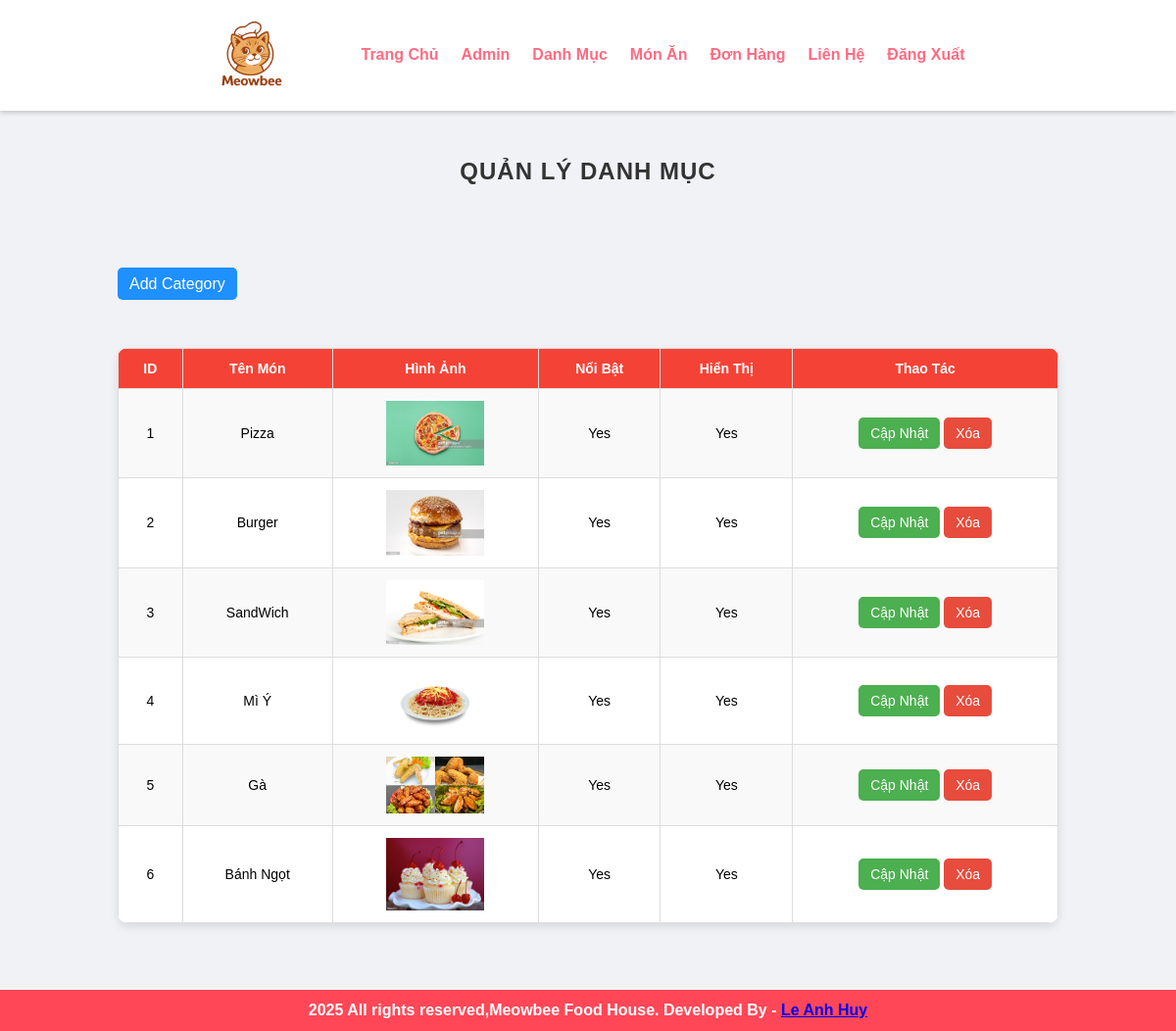
Screenshot of /admin/manage-category.php (signed in) with the database file from the repository.
### tables this page shows
CREATE TABLE `tbl_category` (
  `id` int(10) UNSIGNED NOT NULL,
  `title` varchar(100) NOT NULL,
  `image_name` varchar(255) NOT NULL,
  `featured` varchar(10) NOT NULL,
  `active` varchar(10) NOT NULL
);

### admin/manage-category.php (the view, shortened to what this page needs)
<?php include('partials/menu.php'); ?>
<div class="main-content">
    <div class="wrapper">
        <h1>Quản Lý Danh Mục</h1>
        <br /><br />
        <br><br>
                <a href="<?php echo SITEURL; ?>admin/add-category.php" class="btn-primary">Add Category</a>
                <br /><br /><br />
                <table class="tbl-full">
                    <tr>
                        <th>ID</th>
                        <th>Tên Món</th>
                        <th>Hình Ảnh</th>
                        <th>Nổi Bật</th>
                        <th>Hiển Thị</th>
                        <th>Thao Tác</th>
                    </tr>
                    <?php
                        $sql = "SELECT * FROM tbl_category";
                        $res = mysqli_query($conn, $sql);
                        $count = mysqli_num_rows($res);
                        $sn=1;
                        if($count>0)
                        {
                            while($row=mysqli_fetch_assoc($res))
                            {
                                $id = $row['id'];
                                $title = $row['title'];
                                $image_name = $row['image_name'];
                                $featured = $row['featured'];
                                $active = $row['active'];
                                ?>
                                    <tr>
                                        <td><?php echo $sn++; ?> </td>
                                        <td><?php echo $title; ?></td>
                                        <td>
                                            <?php
                                                if($image_name!="")
                                                {
                                                    ?>
                                                    <img src="<?php echo SITEURL; ?>images/category/<?php echo $image_name; ?>" width="100px" >
                                                    <?php
                                                }
                                                else
                                                {
                                                    echo "<div class='error'>Image not Added.</div>";
                                                }
                                            ?>
                                        </td>
                                        <td><?php echo $featured; ?></td>
                                        <td><?php echo $active; ?></td>
                                        <td>
                                            <a href="<?php echo SITEURL; ?>admin/update-category.php?id=<?php echo $id; ?>" class="btn-secondary">Cập Nhật</a>
                                            <a href="<?php echo SITEURL; ?>admin/delete-category.php?id=<?php echo $id; ?>&image_name=<?php echo $image_name; ?>" class="btn-danger">Xóa</a>
                                        </td>
                                    </tr>
                                <?php
                            }
                        }
                        else
                        {
                            ?>
                            <tr>
                                <td colspan="6"><div class="error">No Category Added.</div></td>
                            </tr>
                            <?php
                        }
                    ?>
                </table>
    </div>
</div>
<?php include('partials/footer.php'); ?>

### admin/partials/menu.php (shortened to what this page needs)
<html>
    <head>
        <link rel="stylesheet" href="../css/admin.css">
    </head>
    <body>
        <div class="menu text-center">
            <div class="wrapper">
                <ul>
                <ul>
                    <li>
                        <a href="index.php">
                            <img src="../images/meowbee.png" alt="Meowbee Logo" class="menu-logo">
                        </a>
                    </li>
                    <li><a href="index.php">Trang Chủ</a></li>
                    <li><a href="manage-user.php">Admin</a></li>
                    <li><a href="manage-category.php">Danh Mục</a></li>
                    <li><a href="manage-food.php">Món Ăn</a></li>
                    <li><a href="manage-order.php">Đơn Hàng</a></li>
                    <li><a href="manage-contact.php">Liên Hệ</a></li>
                    <li><a href="logout.php">Đăng Xuất</a></li>
                </ul>
            </div>
        </div>

### admin/partials/footer.php
<div class="footer">
            <div class="wrapper">
                <p class="text-center">2025 All rights reserved,Meowbee Food House. Developed By - <a href="https://www.facebook.com/anhhuy.le.71465/"> Le Anh Huy</a></p>
            </div>
        </div>
    </body>
</html>

### css/admin.css (style rules this page uses)
* { margin: 0; padding: 0; font-family: Arial, Helvetica, sans-serif; }
.wrapper { padding: 1%; width: 80%; margin: 0 auto; }
.text-center { text-align: center; }
.tbl-full { width: 100%; border-collapse: collapse; margin: 20px 0; font-size: 14px; text-align: left; background-color: #fff; border-radius: 10px; overflow: hidden; box-shadow: 0 4px 10px rgba(0, 0, 0, 0.1); }
.tbl-full th, .tbl-full td { border: 1px solid #ddd; padding: 12px; text-align: center; }
.tbl-full th { background-color: #f44336; color: white; font-weight: bold; }
.tbl-full tr:nth-child(even) { background-color: #f9f9f9; }
.tbl-full td { position: relative; padding: 12px; text-align: center; vertical-align: middle; }
.btn-primary { background-color: #1e90ff; color: white; padding: 8px 12px; text-decoration: none; border-radius: 5px; transition: background-color 0.3s ease; }
.btn-secondary { background-color: #4caf50; color: white; padding: 8px 12px; font-size: 14px; text-decoration: none; border-radius: 5px; transition: 0.3s ease; display: inline-block; margin: 5px 0; white-space: nowrap; }
.btn-danger { background-color: #e74c3c; color: white; padding: 8px 12px; text-decoration: none; border-radius: 5px; transition: background-color 0.3s ease; display: inline-block; white-space: nowrap; }
h1 { font-size: 24px; color: #333; text-align: center; margin-bottom: 20px; text-transform: uppercase; letter-spacing: 1px; }
.menu { position: sticky; top: 0; z-index: 1000; background-color: white; padding: 5px 20px; box-shadow: 0 2px 5px rgba(0, 0, 0, 0.2); }
.menu ul { list-style-type: none; }
.menu ul li { display: inline; padding: 1%; }
.menu ul li a { text-decoration: none; font-weight: bold; color: #ff6b81; }
.menu-logo { width: 80px; height: auto; vertical-align: middle; margin-right: 50px; }
.main-content { background-color: #f1f2f6; padding: 3% 0; }
.footer { background-color: #ff4757; color: white; font-weight: bold; }

### rows the page displays
tbl_category: title "Pizza", image_name (picture), featured "Yes", active "Yes"
tbl_category: title "Burger", image_name (picture), featured "Yes", active "Yes"
tbl_category: title "SandWich", image_name (picture), featured "Yes", active "Yes"
tbl_category: title "Mì Ý", image_name (picture), featured "Yes", active "Yes"
tbl_category: title "Gà", image_name (picture), featured "Yes", active "Yes"
tbl_category: title "Bánh Ngọt", image_name (picture), featured "Yes", active "Yes"
